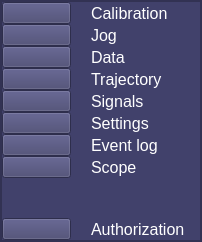
        <widget class="QFrame" name="body_frame_left_menu">
         <property name="minimumSize">
          <size>
           <width>0</width>
           <height>0</height>
          </size>
         </property>
         <property name="maximumSize">
          <size>
           <width>0</width>
           <height>16777215</height>
          </size>
         </property>
         <property name="styleSheet">
          <string notr="true">background-color: #41416b;</string>
         </property>
         <property name="frameShape">
          <enum>QFrame::StyledPanel</enum>
         </property>
         <property name="frameShadow">
          <enum>QFrame::Raised</enum>
         </property>
         <layout class="QHBoxLayout" name="horizontalLayout_8">
          <property name="spacing">
           <number>0</number>
          </property>
          <property name="leftMargin">
           <number>0</number>
          </property>
          <property name="topMargin">
           <number>0</number>
          </property>
          <property name="rightMargin">
           <number>0</number>
          </property>
          <property name="bottomMargin">
           <number>0</number>
          </property>
          <item alignment="Qt::AlignLeft">
           <widget class="QFrame" name="menu_frame">
            <property name="minimumSize">
             <size>
              <width>200</width>
              <height>0</height>
             </size>
            </property>
            <property name="frameShape">
             <enum>QFrame::StyledPanel</enum>
            </property>
            <property name="frameShadow">
             <enum>QFrame::Raised</enum>
            </property>
            <layout class="QGridLayout" name="gridLayout_2">
             <property name="leftMargin">
              <number>0</number>
             </property>
             <property name="topMargin">
              <number>0</number>
             </property>
             <property name="rightMargin">
              <number>15</number>
             </property>
             <property name="bottomMargin">
              <number>0</number>
             </property>
             <property name="horizontalSpacing">
              <number>20</number>
             </property>
             <property name="verticalSpacing">
              <number>0</number>
             </property>
             <item row="9" column="0">
              <widget class="QPushButton" name="btn_authorization">
               <property name="accessibleName">
                <string>9</string>
               </property>
               <property name="text">
                <string/>
               </property>
               <property name="iconSize">
                <size>
                 <width>32</width>
                 <height>32</height>
                </size>
               </property>
              </widget>
             </item>
             <item row="4" column="2">
              <widget class="ClickableLabel" name="lbl_signals">
               <property name="font">
                <font>
                 <pointsize>12</pointsize>
                </font>
               </property>
               <property name="accessibleName">
                <string>5</string>
               </property>
               <property name="styleSheet">
                <string notr="true">color: white;</string>
               </property>
               <property name="text">
                <string>Signals</string>
               </property>
               <property name="margin">
                <number>5</number>
               </property>
              </widget>
             </item>
             <item row="4" column="0">
              <widget class="QPushButton" name="btn_signals">
               <property name="toolTip">
                <string>Signals menu</string>
               </property>
               <property name="accessibleName">
                <string>5</string>
               </property>
               <property name="text">
                <string/>
               </property>
               <property name="iconSize">
                <size>
                 <width>32</width>
                 <height>32</height>
                </size>
               </property>
              </widget>
             </item>
             <item row="6" column="0">
              <widget class="QPushButton" name="btn_log">
               <property name="toolTip">
                <string>Event log</string>
               </property>
               <property name="accessibleName">
                <string>7</string>
               </property>
               <property name="text">
                <string/>
               </property>
               <property name="iconSize">
                <size>
                 <width>32</width>
                 <height>32</height>
                </size>
               </property>
              </widget>
             </item>
             <item row="3" column="0">
              <widget class="QPushButton" name="btn_trajectory">
               <property name="toolTip">
                <string>Trajectory menu</string>
               </property>
               <property name="accessibleName">
                <string>4</string>
               </property>
               <property name="text">
                <string/>
               </property>
               <property name="iconSize">
                <size>
                 <width>40</width>
                 <height>40</height>
                </size>
               </property>
              </widget>
             </item>
             <item row="0" column="2">
              <widget class="ClickableLabel" name="lbl_calibration">
               <property name="font">
                <font>
                 <pointsize>12</pointsize>
                </font>
               </property>
               <property name="accessibleName">
                <string>1</string>
               </property>
               <property name="styleSheet">
                <string notr="true">color: white;</string>
               </property>
               <property name="text">
                <string>Calibration</string>
               </property>
               <property name="alignment">
                <set>Qt::AlignLeading|Qt::AlignLeft|Qt::AlignVCenter</set>
               </property>
               <property name="margin">
                <number>5</number>
               </property>
              </widget>
             </item>
             <item row="7" column="2">
              <widget class="ClickableLabel" name="lbl_scope">
               <property name="font">
                <font>
                 <pointsize>12</pointsize>
                </font>
               </property>
               <property name="accessibleName">
                <string>8</string>
               </property>
               <property name="styleSheet">
                <string notr="true">color: white;</string>
               </property>
               <property name="text">
                <string>Scope</string>
               </property>
               <property name="margin">
                <number>5</number>
               </property>
              </widget>
             </item>
             <item row="5" column="2">
              <widget class="ClickableLabel" name="lbl_settings">
               <property name="font">
                <font>
                 <pointsize>12</pointsize>
                </font>
               </property>
               <property name="accessibleName">
                <string>6</string>
               </property>
               <property name="styleSheet">
                <string notr="true">color: white;</string>
               </property>
               <property name="text">
                <string>Settings</string>
               </property>
               <property name="margin">
                <number>5</number>
               </property>
              </widget>
             </item>
             <item row="3" column="2">
              <widget class="ClickableLabel" name="lbl_trajectory">
               <property name="font">
                <font>
                 <pointsize>12</pointsize>
                </font>
               </property>
               <property name="accessibleName">
                <string>4</string>
               </property>
               <property name="styleSheet">
                <string notr="true">color: white;</string>
               </property>
               <property name="text">
                <string>Trajectory</string>
               </property>
               <property name="margin">
                <number>5</number>
               </property>
              </widget>
             </item>
             <item row="2" column="2">
              <widget class="ClickableLabel" name="lbl_data">
               <property name="font">
                <font>
                 <pointsize>12</pointsize>
                </font>
               </property>
               <property name="accessibleName">
                <string>3</string>
               </property>
               <property name="styleSheet">
                <string notr="true">color: white;</string>
               </property>
               <property name="text">
                <string>Data</string>
               </property>
               <property name="margin">
                <number>5</number>
               </property>
              </widget>
             </item>
             <item row="2" column="0">
              <widget class="QPushButton" name="btn_data">
               <property name="toolTip">
                <string>Data menu</string>
               </property>
               <property name="accessibleName">
                <string>3</string>
               </property>
               <property name="text">
                <string/>
               </property>
               <property name="iconSize">
                <size>
                 <width>32</width>
                 <height>32</height>
                </size>
               </property>
              </widget>
             </item>
             <item row="5" column="0">
              <widget class="QPushButton" name="btn_settings">
               <property name="toolTip">
                <string>Settings menu</string>
               </property>
               <property name="accessibleName">
                <string>6</string>
               </property>
               <property name="text">
                <string/>
               </property>
               <property name="iconSize">
                <size>
                 <width>32</width>
                 <height>32</height>
                </size>
               </property>
              </widget>
             </item>
             <item row="9" column="2">
              <widget class="ClickableLabel" name="lbl_authorization">
               <property name="font">
                <font>
                 <pointsize>12</pointsize>
                </font>
               </property>
               <property name="toolTip">
                <string>Log in</string>
               </property>
               <property name="accessibleName">
                <string>9</string>
               </property>
               <property name="styleSheet">
                <string notr="true">color: white;</string>
               </property>
               <property name="text">
                <string>Authorization</string>
               </property>
               <property name="margin">
                <number>5</number>
               </property>
              </widget>
             </item>
             <item row="7" column="0">
              <widget class="QPushButton" name="btn_scope">
               <property name="toolTip">
                <string>Oscilloscope</string>
               </property>
               <property name="accessibleName">
                <string>8</string>
               </property>
               <property name="text">
                <string/>
               </property>
               <property name="iconSize">
                <size>
                 <width>32</width>
                 <height>32</height>
                </size>
               </property>
              </widget>
             </item>
             <item row="1" column="0">
              <widget class="QPushButton" name="btn_jog">
               <property name="toolTip">
                <string>Jog mode menu</string>
               </property>
               <property name="accessibleName">
                <string>2</string>
               </property>
               <property name="text">
                <string/>
               </property>
               <property name="iconSize">
                <size>
                 <width>32</width>
                 <height>32</height>
                </size>
               </property>
              </widget>
             </item>
             <item row="1" column="2">
              <widget class="ClickableLabel" name="lbl_jog">
               <property name="font">
                <font>
                 <pointsize>12</pointsize>
                </font>
               </property>
               <property name="accessibleName">
                <string>2</string>
               </property>
               <property name="styleSheet">
                <string notr="true">color: white;</string>
               </property>
               <property name="text">
                <string>Jog</string>
               </property>
               <property name="alignment">
                <set>Qt::AlignLeading|Qt::AlignLeft|Qt::AlignVCenter</set>
               </property>
               <property name="margin">
                <number>5</number>
               </property>
              </widget>
             </item>
             <item row="6" column="2">
              <widget class="ClickableLabel" name="lbl_log">
               <property name="font">
                <font>
                 <pointsize>12</pointsize>
                </font>
               </property>
               <property name="accessibleName">
                <string>7</string>
               </property>
               <property name="styleSheet">
                <string notr="true">color: white;</string>
               </property>
               <property name="text">
                <string>Event log</string>
               </property>
               <property name="margin">
                <number>5</number>
               </property>
              </widget>
             </item>
             <item row="8" column="0">
              <spacer name="verticalSpacer">
               <property name="orientation">
                <enum>Qt::Vertical</enum>
               </property>
               <property name="sizeType">
                <enum>QSizePolicy::Maximum</enum>
               </property>
               <property name="sizeHint" stdset="0">
                <size>
                 <width>20</width>
                 <height>40</height>
                </size>
               </property>
              </spacer>
             </item>
             <item row="0" column="0">
              <widget class="QPushButton" name="btn_calibration">
               <property name="minimumSize">
                <size>
                 <width>0</width>
                 <height>0</height>
                </size>
               </property>
               <property name="maximumSize">
                <size>
                 <width>16777215</width>
                 <height>16777215</height>
                </size>
               </property>
               <property name="toolTip">
                <string>Calibration menu</string>
               </property>
               <property name="accessibleName">
                <string>1</string>
               </property>
               <property name="text">
                <string/>
               </property>
               <property name="iconSize">
                <size>
                 <width>32</width>
                 <height>32</height>
                </size>
               </property>
              </widget>
             </item>
            </layout>
           </widget>
          </item>
         </layout>
        </widget>
